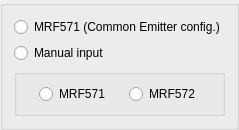
           <widget class="QGroupBox" name="groupBox_3">
            <property name="title">
             <string/>
            </property>
            <layout class="QVBoxLayout" name="verticalLayout">
             <item>
              <widget class="QRadioButton" name="radioButton1_MRF571">
               <property name="text">
                <string>MRF571 (Common Emitter config.)</string>
               </property>
              </widget>
             </item>
             <item>
              <widget class="QRadioButton" name="manual_input_s_radioButton">
               <property name="text">
                <string>Manual input</string>
               </property>
              </widget>
             </item>
             <item>
              <widget class="QGroupBox" name="groupBox_5">
               <property name="title">
                <string/>
               </property>
               <layout class="QHBoxLayout" name="horizontalLayout_3">
                <item>
                 <widget class="QRadioButton" name="radioButton_MRF571">
                  <property name="sizePolicy">
                   <sizepolicy hsizetype="Fixed" vsizetype="Fixed">
                    <horstretch>0</horstretch>
                    <verstretch>0</verstretch>
                   </sizepolicy>
                  </property>
                  <property name="text">
                   <string>MRF571</string>
                  </property>
                 </widget>
                </item>
                <item>
                 <widget class="QRadioButton" name="radioButton_MRF572">
                  <property name="sizePolicy">
                   <sizepolicy hsizetype="Fixed" vsizetype="Fixed">
                    <horstretch>0</horstretch>
                    <verstretch>0</verstretch>
                   </sizepolicy>
                  </property>
                  <property name="text">
                   <string>MRF572</string>
                  </property>
                 </widget>
                </item>
               </layout>
              </widget>
             </item>
            </layout>
           </widget>
